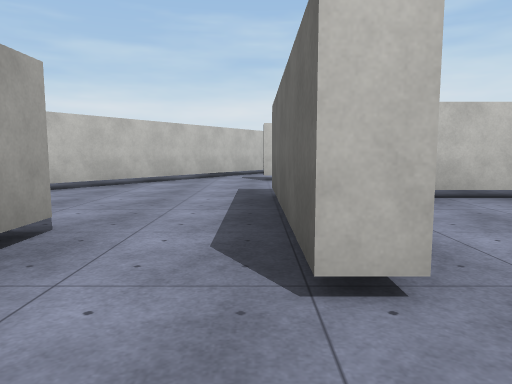
view 1 (above)

22 first-person views from a walk through a scene from a Unity 3-D project. The camera is 1.3 m above the floor, tilts 6° down and sees 70° across. The floor is counted in squares, 2 m on a side. Each view is taken from the middle of a square. On the plan, view 1 faces up. The plan holds only what a view shows up to about 11 squares ahead; the rest is blank. The place goes on beyond the plan. The player is left out. Surface patterns are stand-ins for the level's own textures.

view 2
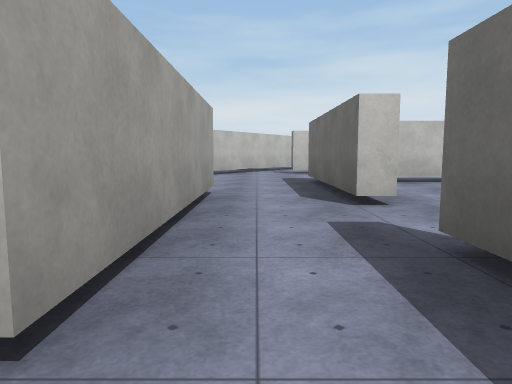

view 3
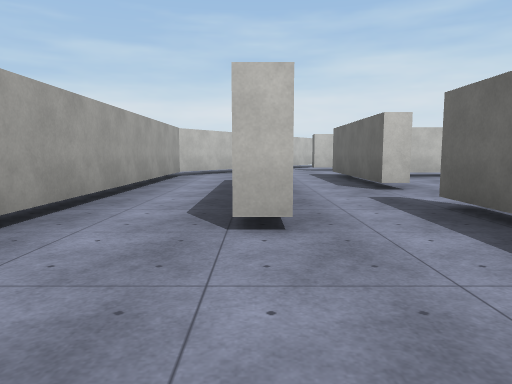

view 4
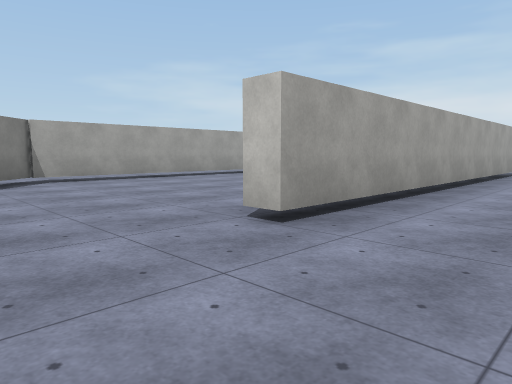

view 5
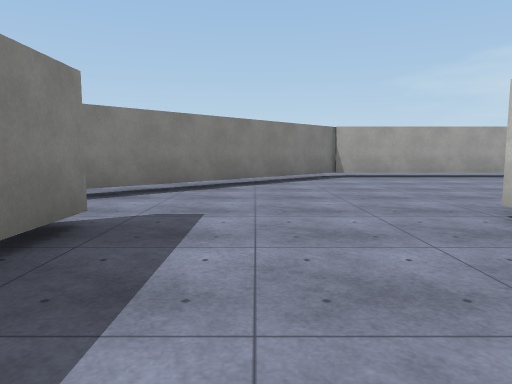

view 6
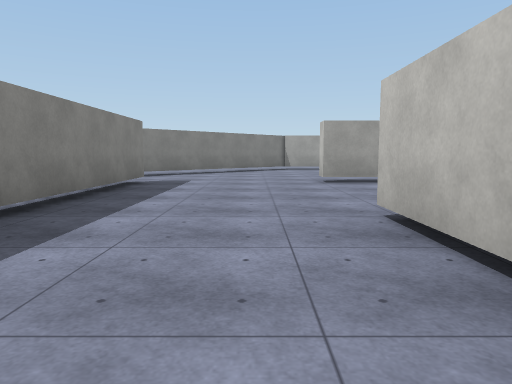

view 7
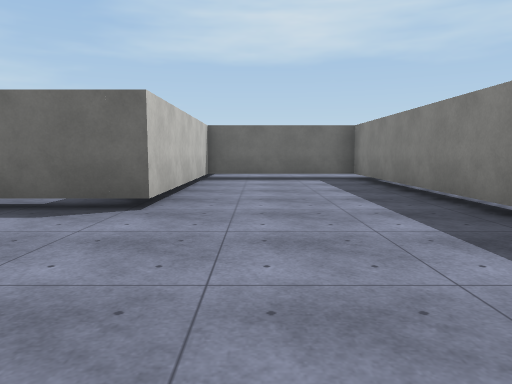

view 8
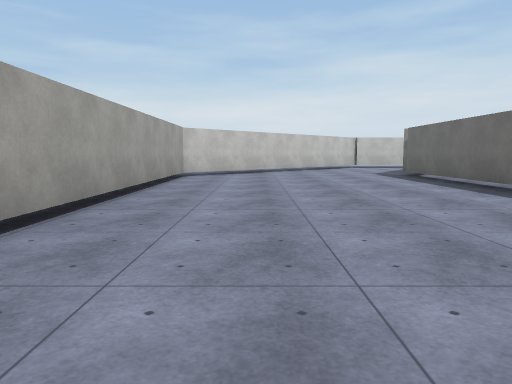

view 9
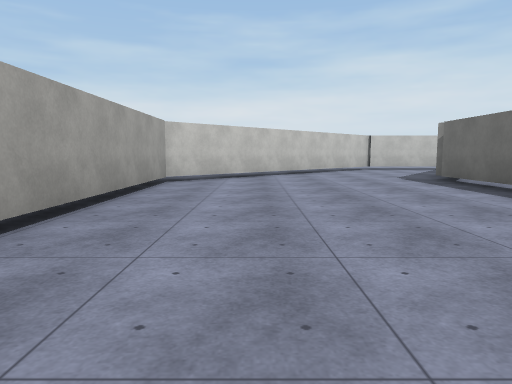

view 10
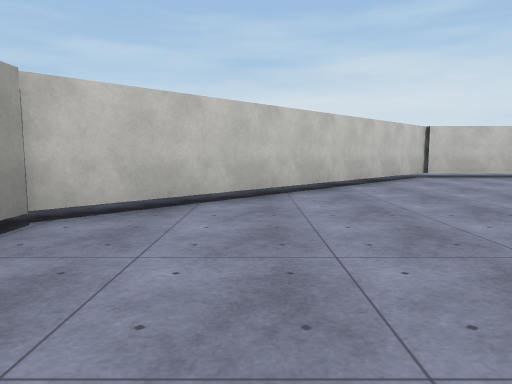

view 11
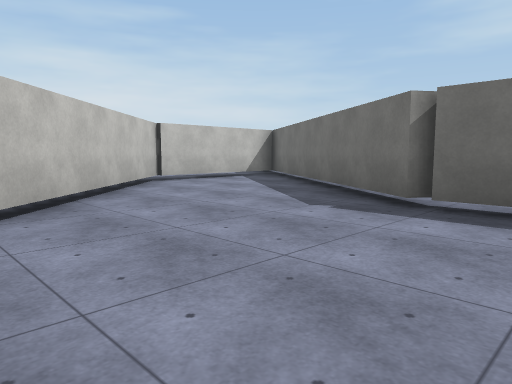

view 12
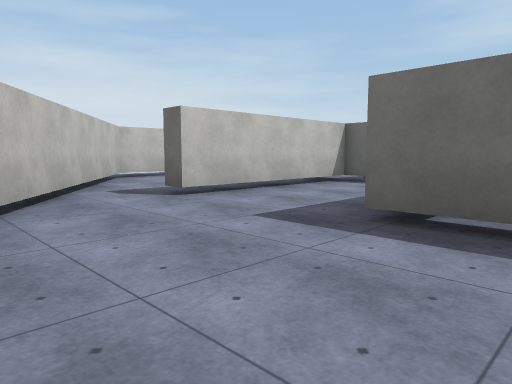

view 13
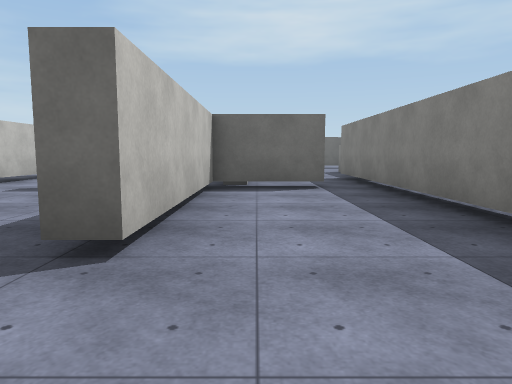

view 14
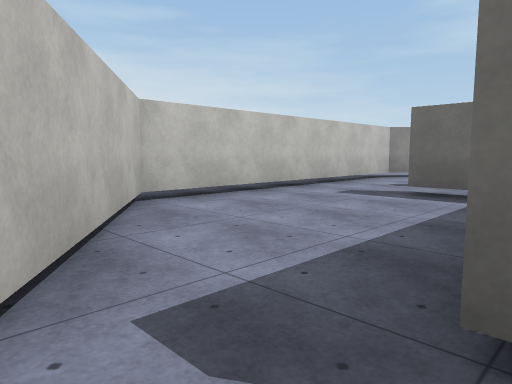

view 15
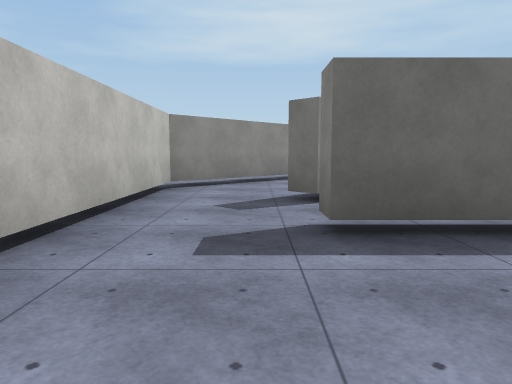

view 16
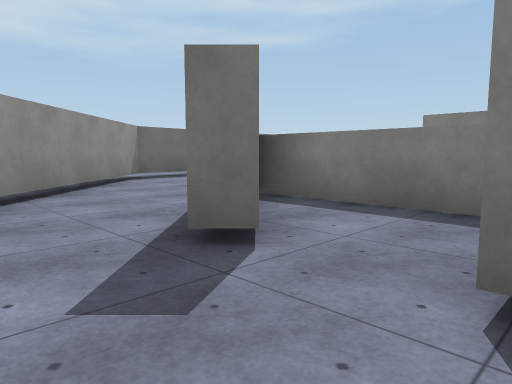

view 17
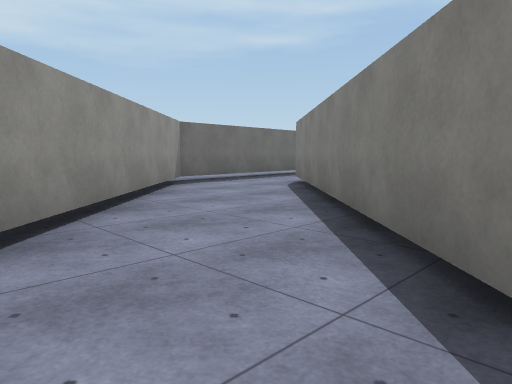

view 18
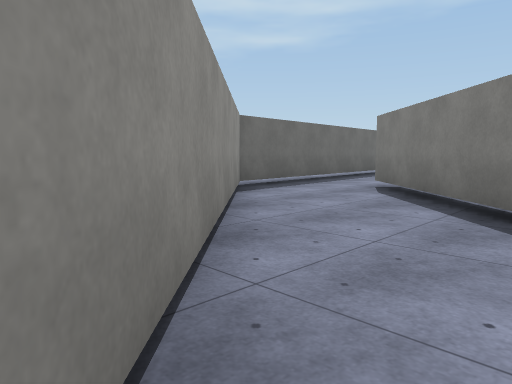

view 19
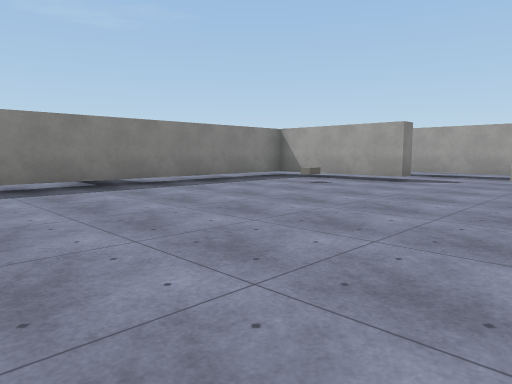

view 20
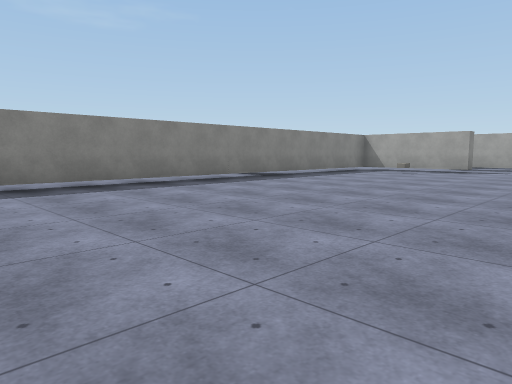

view 21
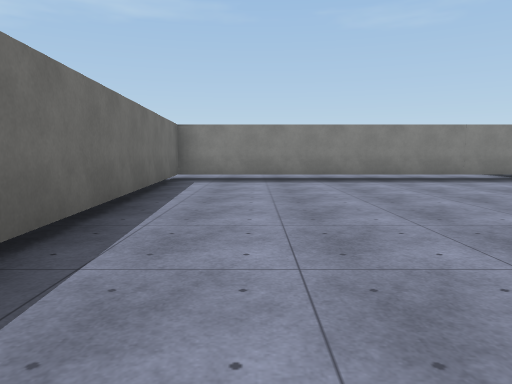

view 22
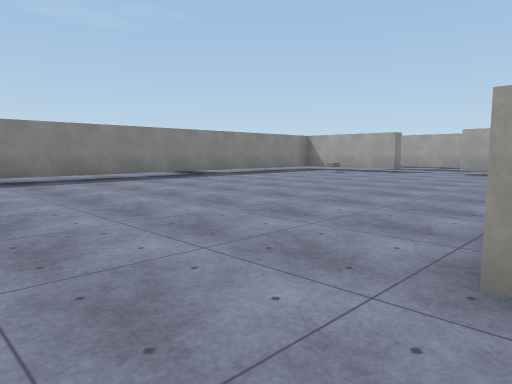

### Floor plan
Ten units are one square. View 1 is at (0, 0); x grows to the right and y downward. Boxes are objects, and circles mark ways between rooms. Rooms are numbered by the first view taken in them; rooms with no view inside come last. Other rooms are left out.
<svg viewBox="-115 -141 270 242">
<path fill="none" stroke="#000" d="M-17 -15 -17 5M7 -15 3 -15M-47 -11 -47 -55M-17 5 -17 20 -22 20M-17 -30 -17 -15M3 -15 3 -58M-42 -56 -42 45 -48 45M-47 -58 -7 -114M11 -57 78 -57M-44 86 55 86 55 47 3 47 3 5M-12 -100 -43 -55M49 -66 49 -88 3 -88M-43 -121 -110 -54 -110 50 -64 96M-11 -118 -45 -118M3 -88 3 -94M49 -99 49 -114 54 -114M56 -136 14 -136 -12 -100M67 -111 71 -115 78 -108M88 -136 56 -136M60 -87 92 -87M38 -52 21 -52M7 -24 7 -15M3 5 7 5 7 42 150 42 142 -83 88 -136M78 -108 125 -62"/>
<rect x="15" y="15" width="10" height="10" fill="#bbb"><title>other object</title></rect>
<circle cx="-10" cy="-20" r="3" fill="#2a7"/>
<circle cx="-10" cy="15" r="3" fill="#2a7"/>
<circle cx="0" cy="-5" r="3" fill="#2a7"/>
<circle cx="0" cy="-90" r="3" fill="#2a7"/>
<circle cx="50" cy="-125" r="3" fill="#2a7"/>
<circle cx="75" cy="-125" r="3" fill="#2a7"/>
<text x="-10" y="-10">1</text>
<text x="-40" y="0">2</text>
<text x="20" y="-110">3</text>
<text x="70" y="-120">4</text>
<text x="80" y="-20">5</text>
</svg>
Room 1 opens to room 2. Room 1 opens to room 5. Room 2 opens to room 3. Room 3 opens to room 4. Room 4 opens to room 5.

Where each view was taken, in squares from view 1:
view 1: 0 up, 0 right, facing up
view 2: 3 down, 1 left, facing up
view 3: 5 down, 2 left, facing up
view 4: 7 down, 2 left, facing up-left
view 5: 7 down, 1 left, facing left
view 6: 6 down, 4 right, facing left
view 7: 6 down, 4 left, facing right
view 8: 5 down, 9 left, facing up
view 9: 3 down, 9 left, facing up
view 10: 2 up, 9 left, facing up
view 11: 4 up, 9 left, facing up-right
view 12: 4 up, 3 left, facing up-right
view 13: 8 up, 2 left, facing right
view 14: 9 up, 1 left, facing up-right
view 15: 12 up, 2 right, facing right
view 16: 13 up, 5 right, facing down-right
view 17: 13 up, 7 right, facing down-right
view 18: 13 up, 9 right, facing down-right
view 19: 3 up, 9 right, facing down-left
view 20: 3 up, 14 right, facing down-left
view 21: 5 up, 13 right, facing down
view 22: 5 up, 13 right, facing down-left
